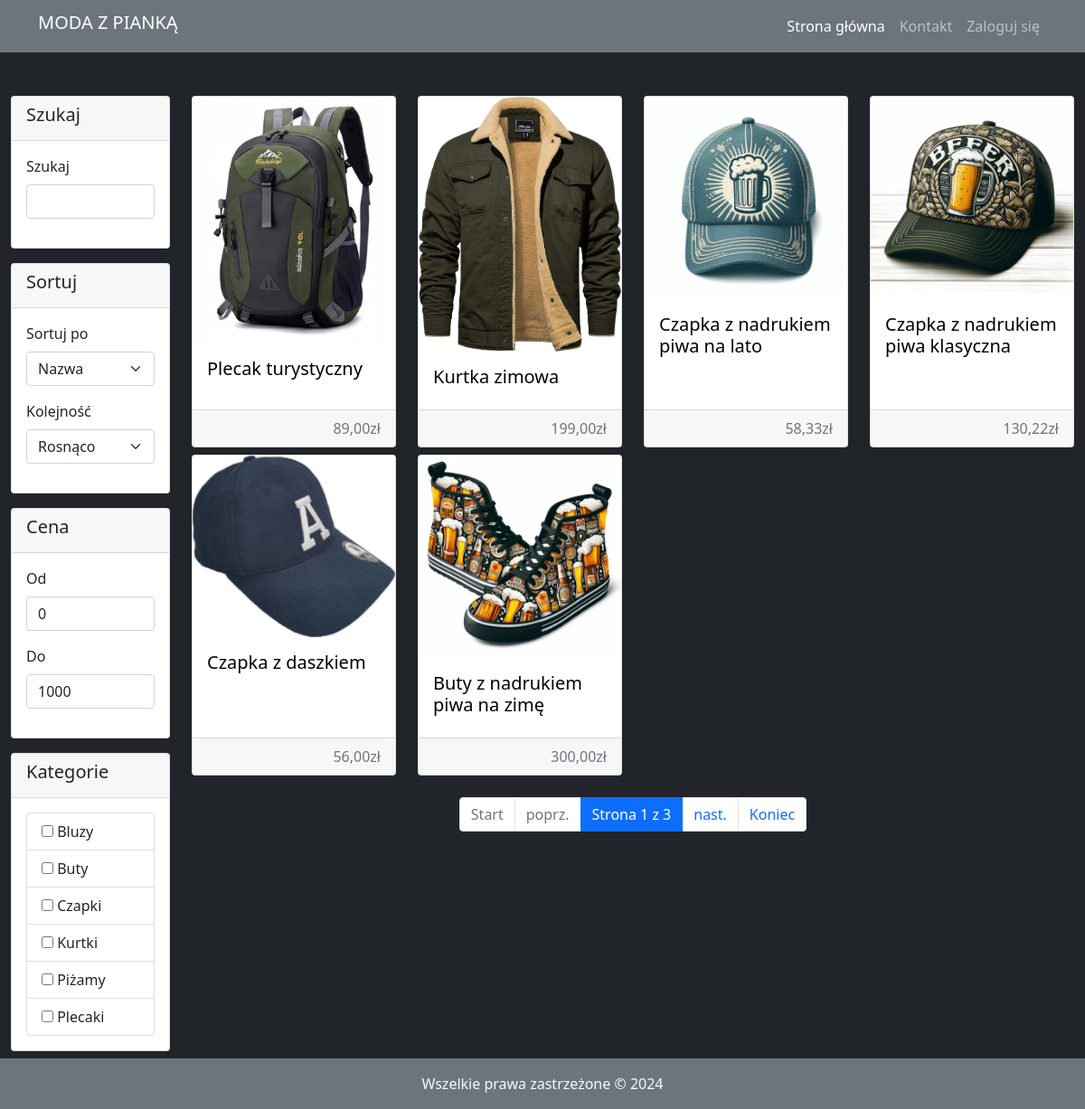
/?page=1, run on the app's committed database.
### product/models.py (models this page shows, shortened)
class Category(models.Model):
    name = models.CharField(max_length=255)
    slug = models.SlugField()
    class Meta:
        ordering = ('name',)

class Product(models.Model):
    category = models.ForeignKey(Category, related_name='products', on_delete=models.CASCADE)
    name = models.CharField(max_length=255)
    slug = models.SlugField()
    description = models.TextField(blank=True, null=True)
    price = models.DecimalField(max_digits=6, decimal_places=2)
    image = models.ImageField(upload_to='uploads/', blank=True, null=True)
    thumbnail = models.ImageField(upload_to='uploads/', blank=True, null=True)
    date_added = models.DateTimeField(auto_now_add=True)
    class Meta:
        ordering = ('-date_added',)

### shop/views.py (the view)
# urls.py: path('', ShopMainPage.as_view(), name='home'),
class ShopMainPage(View):
    template_name = 'shop/index.html'
    SORT_ORDER = {
        'asc': '-',
        'desc': ''
    }
    def get(self, request, *args, **kwargs):
        search_by_name = request.GET.get('search') or ''
        sort_by = request.GET.get('sort') or 'name'
        sort_order = request.GET.get('order') or 'asc'
        selected_categories = request.GET.getlist('categories')
        if selected_categories != []:
            selected_categories = selected_categories[0]
            for category in selected_categories.split(','):
                if category == '':
                    continue
                selected_categories = [int(category)]
        products = Product.objects.all()
        products = products.order_by(self.SORT_ORDER[sort_order] + sort_by)
        products = products.filter(category__id__in=selected_categories) if selected_categories else products
        products = products.exclude(name__icontains=search_by_name) if search_by_name else products
        categories = Category.objects.all()
        paginator = Paginator(products, 6)
        total_pages = paginator.num_pages
        page_number = request.GET.get('page')
        if not page_number:
            page_number = total_pages
        page_obj = paginator.get_page(page_number)
        content ={
            'user': request.user,
            'page_obj': page_obj,
            'search': search_by_name,
            'categories': categories,
            'selected_categories': selected_categories,
            'sort': {
                'by': sort_by,
                'order': sort_order,
            },
        }
        return render(request, self.template_name, content)

### shop/cart.py (called while the page is built)
    def __len__(self):
        return len(self.cart)

### shop/context_processors.py (called while the page is built)
def cart(request):
	return {'cart': Cart(request)}

### shop/templates/shop/index.html (shortened to what this page needs)
{% extends "base.html" %}
{% load static %}
{% load crispy_forms_tags %}
{% block content %}
<main>
	<div class="container-fluid" data-test="{{ resultState }}">
		<div class="row">
			<div class="col-2">
				<div class="row text-dark">
					<div class="col-12">
						<div class="card">
							<div class="card-header">
								<h5 class="card-title">Szukaj</h5>
							</div>
							<div class="card-body">
								<div class="mb-3">
									<label for="search" class="form-label">Szukaj</label>
									<input type="text" class="form-control" id="search" name="search" value="{% if search %}{{ search }}{% endif %}">
								</div>
							</div>
						</div>
					</div>
                    <div class="col-12 mt-3">
                        <div class="card">
                            <div class="card-header">
                                <h5 class="card-title">Sortuj</h5>
                            </div>
                            <div class="card-body">
								<div class="mb-3">
									<label for="sort" class="form-label">Sortuj po</label>
									<select class="form-select" id="sort" name="sort">
										<option value="name" {% if sort.by == 'name' %}selected{% endif %}>Nazwa</option>
									</select>
								</div>
								<div class="mb-3">
									<label for="order" class="form-label">Kolejność</label>
									<select class="form-select" id="order" name="order">
										<option value="asc" {% if sort.order == 'asc' %}selected{% endif %}>Rosnąco</option>
									</select>
								</div>
                            </div>
                        </div>
                    </div>
                    <div class="col-12 mt-3">
                        <div class="card">
                            <div class="card-header">
                                <h5 class="card-title">Cena</h5>
                            </div>
                            <div class="card-body">
								<div class="mb-3">
									<label for="price_from" class="form-label">Od</label>
									<input type="number" class="form-control" id="price_from" name="price_from" value="{% if sort.price_from %}{{sort.price_from}}{% else %}0{% endif %}">
								</div>
								<div class="mb-3">
									<label for="price_to" class="form-label">Do</label>
									<input type="number" class="form-control" id="price_to" name="price_to" value="{% if sort.price_to %}{{sort.price_to}}{% else %}1000{% endif %}">
								</div>
                            </div>
                        </div>
                    </div>
                    <div class="col-12 mt-3 mb-2">
                        <div class="card">
                            <div class="card-header">
                                <h5 class="card-title">Kategorie</h5>
                            </div>
                            <div class="card-body">
                                <ul class="list-group">
                                    {% for category in categories %}
                                    <li class="list-group-item" id="categories">
                                        <input type="checkbox" name="category" value="{{ category.id }}" {% if category.id in selected_categories %}checked{% endif %}>
                                        {{ category.name }}
                                    </li>
                                    {% endfor %}
                                </ul>
                            </div>
                        </div>
                    </div>
				</div>
			</div>
			<div class="col-10">
				<div class="row">
					{% if not page_obj %}
					<div class="alert alert-info" role="alert">
						Brak produktów w sklepie
					</div>
					{% else %}
					{% for product in page_obj %}
					<div class="col-3 mb-2">
						<a href="/product/{{ product.id }}" class="card w-100 h-100" style="text-decoration: none; color: black;">
							<div class="card-img-wrapper">
								<img class="card-img-top" alt="{{ product.name }}" src="{{ product.image.url }}">
							</div>
							<div class="card-body">
								<h5 data-test="product-name" class="card-title">{{ product.name }}</h5>
							</div>
							<div class="card-footer">
								<span class="float-end text-muted">
									<span data-test="product-price">
										{{ product.price|floatformat:2 }}zł
									</span>
								</span>
							</div>
						</a>
					</div>
					{% endfor %}
					<div class="my-3">
						<nav aria-label="Page navigation example mt-5">
							<ul class="pagination justify-content-center">
								{% if page_obj.has_previous %}
								<li class="page-item">
									<a class="page-link" href="?page=1" tabindex="-1">Start</a>
								</li>
								<li class="page-item">
									<a class="page-link" href="?page={{ page_obj.previous_page_number }}">poprz.</a>
								</li>
								{% else %}
								<li class="page-item disabled">
									<a class="page-link" href="#" tabindex="-1">Start</a>
								</li>
								<li class="page-item disabled">
									<a class="page-link" href="#">poprz.</a>
								</li>
								{% endif %}
								<li class="page-item active">
									<a class="page-link" href="#">Strona {{ page_obj.number }} z {{ page_obj.paginator.num_pages }}</a>
								</li>
								{% if page_obj.has_next %}
								<li class="page-item">
									<a class="page-link" href="?page={{ page_obj.next_page_number }}">nast.</a>
								</li>
								<li class="page-item">
									<a class="page-link" href="?page={{ page_obj.paginator.num_pages }}">Koniec</a>
								</li>
								{% endif %}
							</ul>
						</nav>
					</div>
					{% endif %}
				</div>
			</div>
		</div>
	</div>
</main>
{% endblock %}

### templates/base.html (shortened to what this page needs)
{% load static %}
<!DOCTYPE html>
<html lang="en">
<head>
    <link rel="stylesheet" href="{% static 'css/bootstrap.min.css' %}">
    <link rel="stylesheet" href="https://cdn.jsdelivr.net/npm/bootstrap-icons@1.5.0/font/bootstrap-icons.css">
</head>
<body class="bg-dark text-light d-flex flex-column min-vh-100">
    <nav class="navbar  navbar-expand-lg navbar-dark bg-secondary mb-5">
        <div class="container">
            <a title="Shop" class="navbar-brand h1" href="/">
                MODA Z PIANKĄ
            </a>
            <div class="collapse navbar-collapse" id="navbarSupportedContent">
                <ul class="navbar-nav ms-auto mb-2 mb-lg-0">
                    <li class="nav-item">
                        <a class="nav-link active" data-test="nav-home" aria-current="page" href="/">Strona główna</a>
                    </li>
                    <li class="nav-item">
                        <a class="nav-link" data-test="nav-contact" href="{% url 'shop:contact' %}">Kontakt</a>
                    </li>
                    {% if user.username == '' %}
                    <li class="nav-item">
                        <a class="nav-link" data-test="nav-sign-in" href="/login">Zaloguj się</a>
                    </li>
                    {% endif %}
                </ul>
            </div>
        </div>
    </nav>
    {% block content %}{% endblock %}
    <footer class="bg-secondary text-light text-center p-3 mt-auto">
        <div class="container">
            <p class="m-0">Wszelkie prawa zastrzeżone © 2024</p>
        </div>
    </footer>
</body>
</html>

### data on the page
Category: name "Bluzy"
Category: name "Buty"
Category: name "Czapki"
Category: name "Kurtki"
Category: name "Piżamy"
Category: name "Plecaki"
Product: image (picture), name "Plecak turystyczny", price "89,00"
Product: image (picture), name "Kurtka zimowa", price "199,00"
Product: image (picture), name "Czapka z nadrukiem piwa na lato", price "58,33"
Product: image (picture), name "Czapka z nadrukiem piwa klasyczna", price "130,22"
Product: image (picture), name "Czapka z daszkiem", price "56,00"
Product: image (picture), name "Buty z nadrukiem piwa na zimę", price "300,00"

### other printed values
{{ page_obj.number }} "1"
{{ page_obj.paginator.num_pages }} "3"
